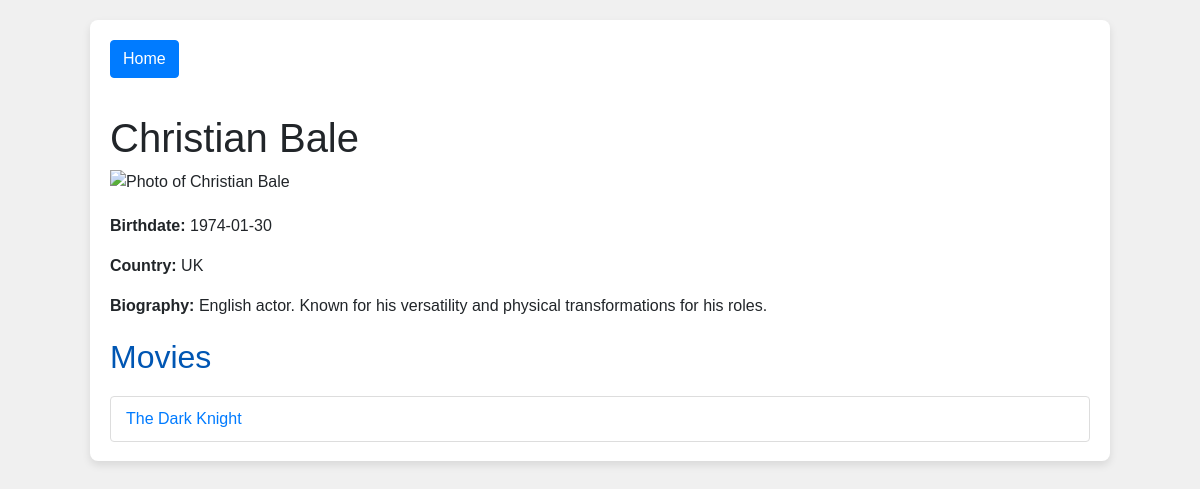
The page /actor.php?id=5 (signed in) on the database its author committed.
### tables this page shows
CREATE TABLE `actors` (
  `ActorID` int(11) NOT NULL,
  `Name` varchar(255) NOT NULL,
  `Birthdate` date DEFAULT NULL,
  `Country` varchar(100) DEFAULT NULL,
  `Biography` text DEFAULT NULL,
  `PhotoURL` varchar(255) DEFAULT NULL
);

CREATE TABLE `movies` (
  `MovieID` int(11) NOT NULL,
  `Title` varchar(255) NOT NULL,
  `ReleaseDate` date DEFAULT NULL,
  `Genre` varchar(100) DEFAULT NULL,
  `Duration` int(11) DEFAULT NULL,
  `Country` varchar(100) DEFAULT NULL,
  `Language` varchar(100) DEFAULT NULL,
  `Plot` text DEFAULT NULL,
  `PosterURL` varchar(255) DEFAULT NULL
);

### actor.php (the view, shortened to what this page needs)
<?php
require_once 'db_connect.php';
$actor_id = isset($_GET['id']) ? intval($_GET['id']) : 0;
$actor_query = "SELECT * FROM actors WHERE ActorID = ?";
$stmt = $conn->prepare($actor_query);
$stmt->bind_param("i", $actor_id);
$stmt->execute();
$actor = $stmt->get_result()->fetch_assoc();
$movies_query = "SELECT m.* FROM movies m JOIN movie_actors ma ON m.MovieID = ma.MovieID WHERE ma.ActorID = ?";
$stmt = $conn->prepare($movies_query);
$stmt->bind_param("i", $actor_id);
$stmt->execute();
$movies_result = $stmt->get_result();
$movies = $movies_result->fetch_all(MYSQLI_ASSOC);
?>
<!DOCTYPE html>
<html lang="en">
<head>
    <link rel="stylesheet" href="https://maxcdn.bootstrapcdn.com/bootstrap/4.5.2/css/bootstrap.min.css">
</head>
<body>
    <div class="container">
        <a href="account.php" class="btn btn-primary mb-3">Home</a>
        <div class="info">
            <h1><?php echo htmlspecialchars($actor['Name']); ?></h1>
            <img src="<?php echo htmlspecialchars($actor['PhotoURL']); ?>" alt="Photo of <?php echo htmlspecialchars($actor['Name']); ?>">
            <p><strong>Birthdate:</strong> <?php echo htmlspecialchars($actor['Birthdate']); ?></p>
            <p><strong>Country:</strong> <?php echo htmlspecialchars($actor['Country']); ?></p>
            <p><strong>Biography:</strong> <?php echo htmlspecialchars($actor['Biography']); ?></p>
        </div>
        <div class="info">
            <h2>Movies</h2>
            <ul class="list-group">
                <?php foreach ($movies as $movie) : ?>
                    <li class="list-group-item"><a href="movie_detail.php?id=<?php echo $movie['MovieID']; ?>"><?php echo htmlspecialchars($movie['Title']); ?></a></li>
                <?php endforeach; ?>
            </ul>
        </div>
    </div>
</body>
</html>

### actor.php (style rules this page uses)
body { font-family: 'Arial', sans-serif; background-color: #f0f0f0; }
.container { width: 85%; margin: 20px auto; background: #fff; padding: 20px; box-shadow: 0 4px 8px rgba(0, 0, 0, 0.1); border-radius: 8px; }
.info, .list-group { margin-top: 20px; }
.info h2 { color: #0056b3; }
.info img { max-width: 100%; height: auto; margin-bottom: 20px; }
.list-group-item { position: relative; display: block; padding: 10px 15px; margin-bottom: -1px; background-color: #fff; border: 1px solid #ddd; }

### rows shown on the page
actors: Name "Christian Bale", Birthdate "1974-01-30", Country "UK", Biography "English actor. Known for his versatility and physical transformations for his roles."
movies: Title "The Dark Knight"
